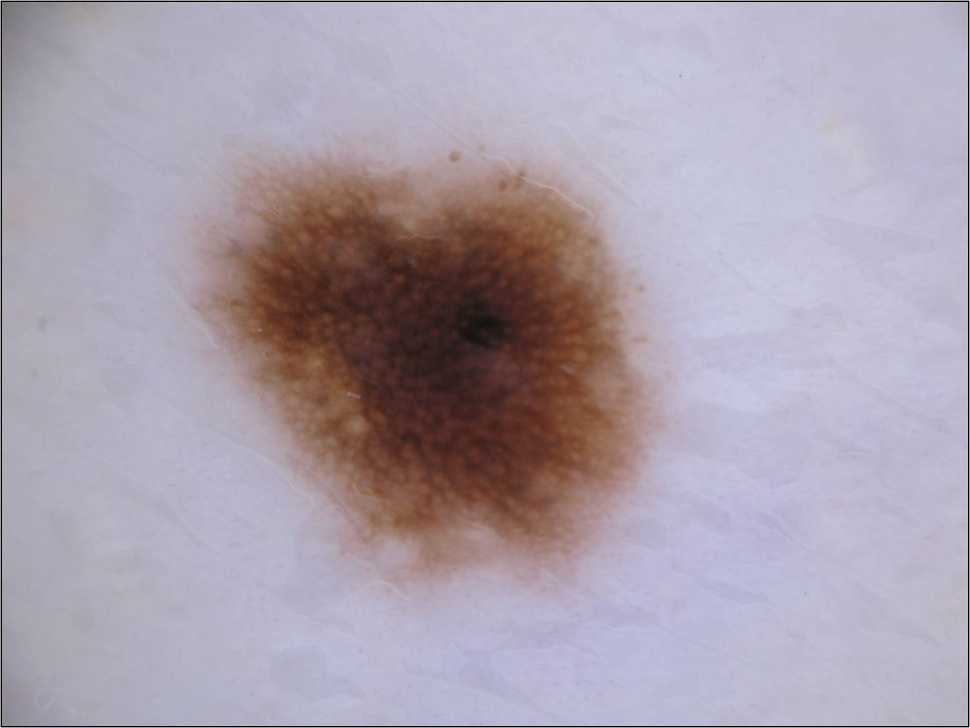
#> input picture Image - Télécom Paris/Learning for images/Lab SVM/data/im/nevus.jpg, 970 x 728 px, shrunk from 1504 x 1129 before the run
$ jupyter execute --allow-errors TP-SVM-KHALES.ipynb   (shell and % lines are left out)
#> lines starting #> are read from the running program, lines starting #| are printed output that depends on the picture; after the words box and inside, x2 and y2 are one past the last pixel; in counts of white or black regions, pixels touching at a corner belong together
# Skin lesion classification

**Deadline**: Upload this notebook (rename it as 'TP-SVM-YOUR-SURNAME.ipynb') to Ecampus/Moodle before the deadline.
Complete the code where you see XXXXXXXXXXXXXXXXX (mandatory for everybody)

**Context**
A skin lesion is defined as a superficial growth or patch of the skin that is visually different and/or has a different texture than its surrounding area. Skin lesions, such as moles or birthmarks, can degenerate and become melanoma, one of the deadliest skin cancer. Its incidence has been increasing during the last decades, especially in the areas mostly populated by white people.

The most effective treatment is an early detection followed by surgical excision. This is why several approaches for melanoma detection have been proposed in the last years (non-invasive computer-aided diagnosis (CAD) ).

**Goal**
The goal of this practical session is to classify images of skin lesions as either benign or melanoma using machine learning algorithms. In order to do that, you will have at your disposal a set of 30 features already extracted from 600 dermoscopic images (both normal skin lesions and melanoma from the ISIC database - https://isic-archive.com/). These features characterize the Asymmetry, the Border irregularity, the Colour and the Dimension of the lesion (the so-called ABCD rule).

The features are:
- shape asimmetry (f0 and f1)
- difference in colors between center and periphery of the image (f2, f3, f4, f27, f28, f29)
- geometry (f5, f6, f7)
- other features related to eccentricity,entropy, mean, standard deviation and maximum value of each channel in RGB and HSV (f8,...,f24)
- asimmetry of color intensity (f25, f26)

Features are computed using *manually checked segmentations* and following *Ganster et al. 'Automated melanoma recognition', IEEE TMI, 2001* and *Zortea et al. 'Performance of a dermoscopy-based computer vision system for the diagnosis of pigmented skin lesions compared with visual evaluation by experienced dermatologists', Artificial Intelligence in Medicine, 2014*.

First load all necessary packages

[cell 1]
import os
import numpy as np
import pandas as pd
from skimage.io import imread
from time import time
import matplotlib.pyplot as plt
from mpl_toolkits.axes_grid1 import AxesGrid
from sklearn.preprocessing import StandardScaler
from sklearn.metrics import classification_report
from sklearn.metrics import confusion_matrix
from sklearn.discriminant_analysis import LinearDiscriminantAnalysis
from sklearn.model_selection import train_test_split
from sklearn.model_selection import  cross_val_score
from sklearn.discriminant_analysis import QuadraticDiscriminantAnalysis
from sklearn.neighbors import KNeighborsClassifier
from sklearn.svm import SVC, LinearSVC
from sklearn.model_selection import GridSearchCV, KFold, cross_validate
from sklearn.linear_model import Perceptron
from sklearn.decomposition import PCA


import warnings
warnings.filterwarnings("ignore", category=DeprecationWarning)
warnings.simplefilter(action='ignore', category=FutureWarning)

from sklearn.exceptions import ConvergenceWarning
warnings.filterwarnings(action='ignore', category=ConvergenceWarning)

try:
  import google.colab
  IN_COLAB = True
  print('You are using Google Colab')
  !pip install googledrivedownloader
  from googledrivedownloader import download_file_from_google_drive
except:
  IN_COLAB = False

# Code from scikit-learn
import itertools
def plot_confusion_matrix(cm, classes,
                          normalize=False,
                          title='Confusion matrix',
                          cmap=plt.cm.Blues):
    """
    This function prints and plots the confusion matrix.
    Normalization can be applied by setting `normalize=True`.
    """
    if normalize:
        cm = cm.astype('float') / cm.sum(axis=1)[:, np.newaxis]
        print("Normalized confusion matrix")
    else:
        print('Confusion matrix, without normalization')

    print(cm)

    plt.imshow(cm, interpolation='nearest', cmap=cmap)
    plt.title(title)
    plt.colorbar()
    tick_marks = np.arange(len(classes))
    plt.xticks(tick_marks, classes, rotation=45)
    plt.yticks(tick_marks, classes)

    fmt = '.2f' if normalize else 'd'
    thresh = cm.max() / 2.
    for i, j in itertools.product(range(cm.shape[0]), range(cm.shape[1])):
        plt.text(j, i, format(cm[i, j], fmt),
                 horizontalalignment="center",
                 color="black" if cm[i, j] > thresh else "black")

    plt.ylabel('True label')
    plt.xlabel('Predicted label')
    plt.tight_layout()


from sklearn.pipeline import make_pipeline

Then load the data from my Google Drive

[cell 2]
if IN_COLAB:
  download_file_from_google_drive(file_id='18hrQVGBCfW7SKTnzmWUONo8iowBsi1DL',
  dest_path='./data/features.csv')
#> (this line was passed over: googledrivedownloader is not available in this run)
  download_file_from_google_drive(file_id='1iQZdUiuK_FwZ7mik7LB3eN_H_IUc5l7b',
  dest_path='./data/im/nevus-seg.jpg')
#> (this line was passed over: googledrivedownloader is not available in this run)
  download_file_from_google_drive(file_id='1_TeYzLLDoKbPX4xXAOAM_mQiT2nLHgvp',
  dest_path='./data/im/nevus.jpg')
#> (this line was passed over: googledrivedownloader is not available in this run)
  download_file_from_google_drive(file_id='1B2Ol92mBcHN6ah3bpoucBbBbHkPMGC8D',
  dest_path='./data/im/melanoma-seg.jpg')
#> (this line was passed over: googledrivedownloader is not available in this run)
  download_file_from_google_drive(file_id='1yZ46UzGhwO7g5T8397JpewBl6UqgRo5J',
  dest_path='./data/im/melanoma.jpg')
#> (this line was passed over: googledrivedownloader is not available in this run)

Or from yout local computer. Please download the 'data' folder in the same folder as your notebook and do not modifiy it.

Then read the data

[cell 3]
## Read data
Working_directory="./data/"
df = pd.read_csv(Working_directory + 'features.csv') # reading data
#> (reads Image - Télécom Paris/Learning for images/Lab SVM/data/features.csv from the repository)
y = df['Malignant'].values # 1 for Melanoma and 0 for healthy
class_names = ["healthy","melanoma"]
X = df.iloc[:,3:33].values # Features
N,M=X.shape
print('Number of images: {0}; Number of features per image: {1}'.format(N,M))
print('Number of healthy nevus: {0}; Number of melanoma: {1}'.format(N-np.sum(y), np.sum(y)))

[cell 4]
## Plot two examples of nevus and melanoma
print('Two examples of healthy nevus and melanoma')
nevus = imread(Working_directory + 'im/nevus.jpg')
#> nevus is the input picture: shape (728, 970, 3); mean R, G, B 170.3, 160.2, 173.1
nevus_Segmentation = imread(Working_directory + 'im/nevus-seg.jpg')
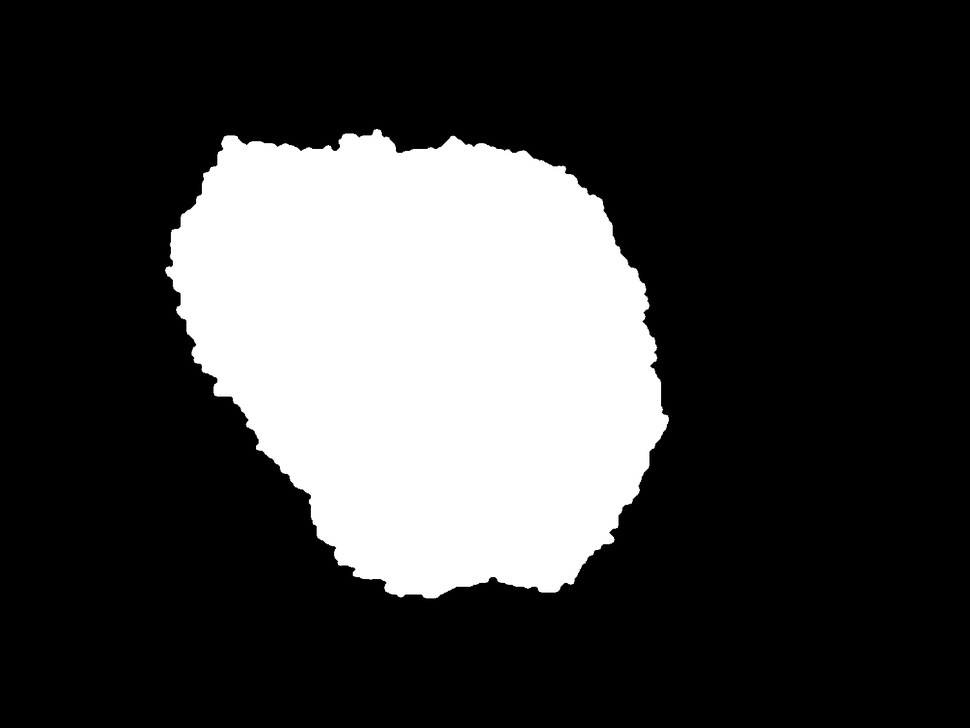
#> input picture Image - Télécom Paris/Learning for images/Lab SVM/data/im/nevus-seg.jpg, 970 x 728 px, shrunk from 1504 x 1129 before the run
#> nevus_Segmentation is the input picture: shape (728, 970); min 0, max 255, mean 62.4
nevus_Segmentation_boolean = (nevus_Segmentation/255).astype(np.uint8) # To get uint8 (integer numbers)
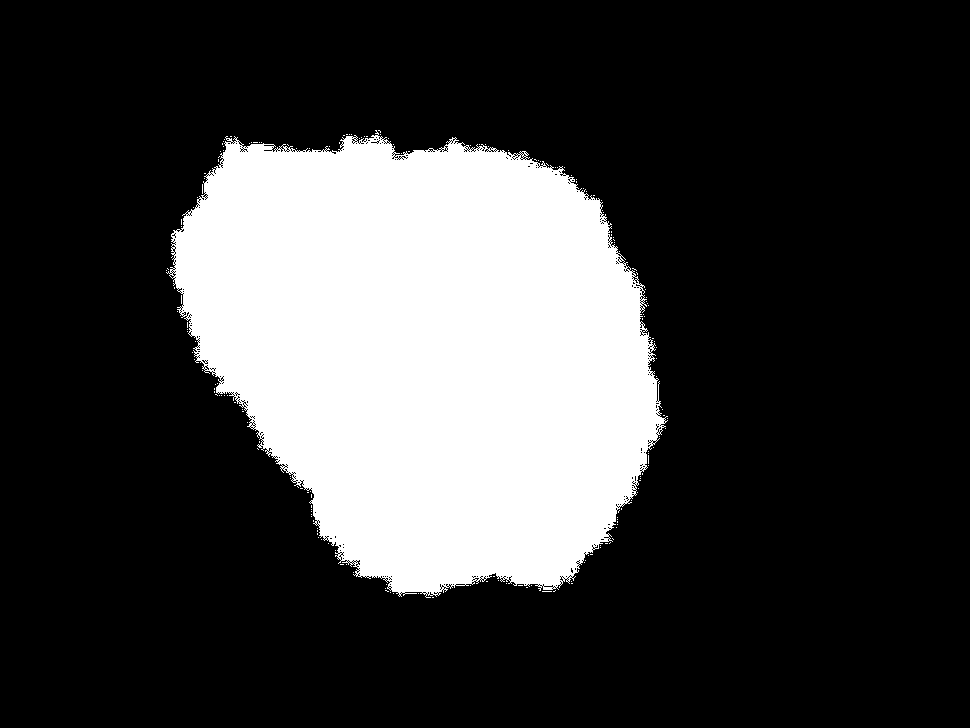
#> nevus_Segmentation_boolean: shape (728, 970); values 0 (black) and 1 (white), 23.7% white; 187 white regions (186 under 20 px), largest, box (x1, y1, x2, y2) and area: (166, 130, 668, 598) 167375
nevus_Segmentation_3D = np.expand_dims(nevus_Segmentation_boolean, axis=2) # To have a binary mask for the three channels (RGB)
nevus_mul_mask = (nevus_Segmentation_3D*nevus) # we apply the binary mask to all channels pixel-wise

fig = plt.figure(figsize=(12, 12)) # size of the figure
grid = AxesGrid(fig, 111,
                nrows_ncols = (1, 3),
                axes_pad = 0.5) # code to create subplots
grid[0].imshow(nevus)
grid[0].axis('off')
grid[0].set_title('Original image - nevus')
grid[1].imshow(nevus_Segmentation)
grid[1].axis('off')
grid[1].set_title("Segmentation mask - nevus")
grid[2].imshow(nevus_mul_mask)
grid[2].axis('off')
grid[2].set_title("Segmented nevus")

###

melanoma = imread(Working_directory + 'im/melanoma.jpg')
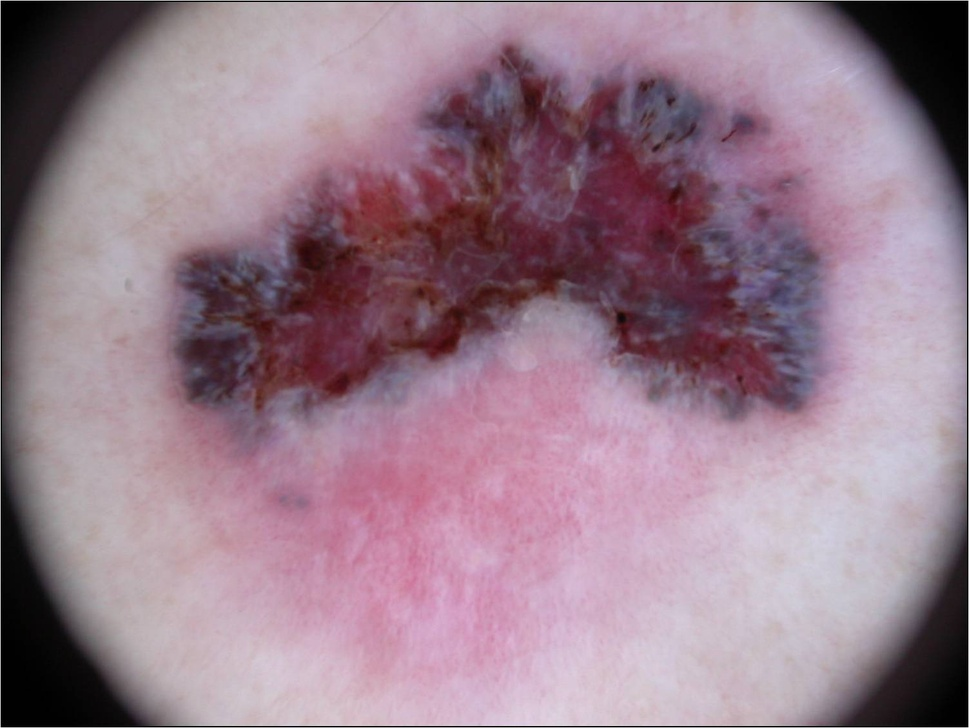
#> input picture Image - Télécom Paris/Learning for images/Lab SVM/data/im/melanoma.jpg, 969 x 728 px, shrunk from 1503 x 1129 before the run
#> melanoma is the input picture: shape (728, 969, 3); mean R, G, B 151.9, 125.2, 140.1
melanoma_Segmentation = imread(Working_directory + 'im/melanoma-seg.jpg')
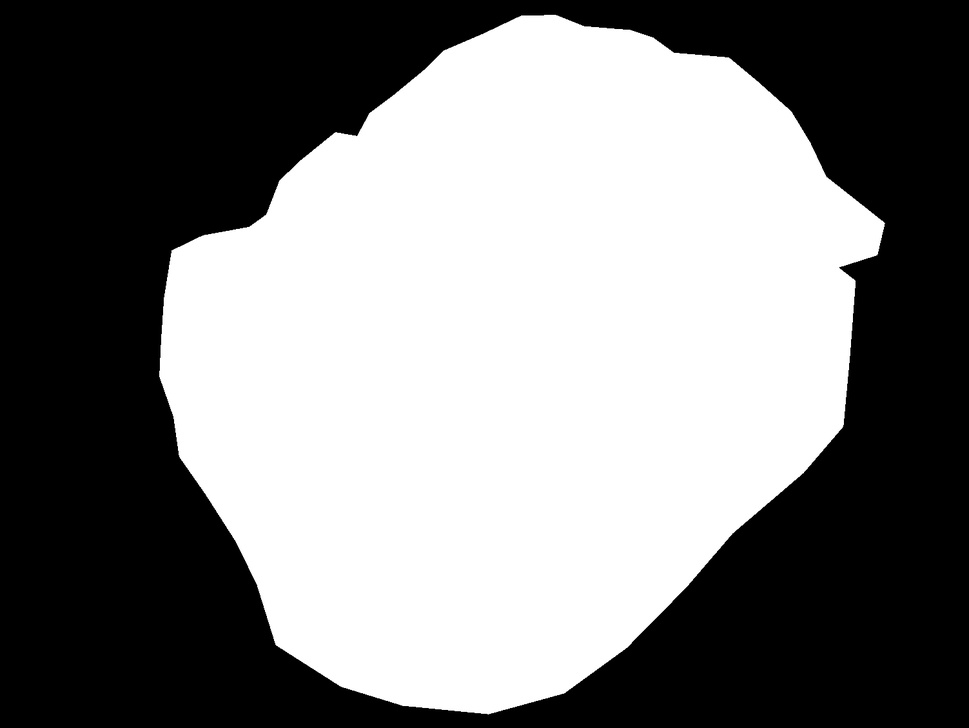
#> input picture Image - Télécom Paris/Learning for images/Lab SVM/data/im/melanoma-seg.jpg, 969 x 728 px, shrunk from 1503 x 1129 before the run
#> melanoma_Segmentation is the input picture: shape (728, 969); min 0, max 255, mean 126.9
melanoma_Segmentation_boolean = (melanoma_Segmentation/255).astype(np.uint8) # To get uint8 (integer numbers)
#> melanoma_Segmentation_boolean: shape (728, 969); values 0 (black) and 1 (white), 48.8% white; 202 white regions (201 under 20 px), largest, box (x1, y1, x2, y2) and area: (160, 15, 883, 711) 344270
melanoma_Segmentation_3D = np.expand_dims(melanoma_Segmentation_boolean, axis=2) # To have a binary mask for the three channels (RGB)
melanoma_mul_mask = (melanoma_Segmentation_3D*melanoma) # we apply the binary mask to all channels pixel-wise
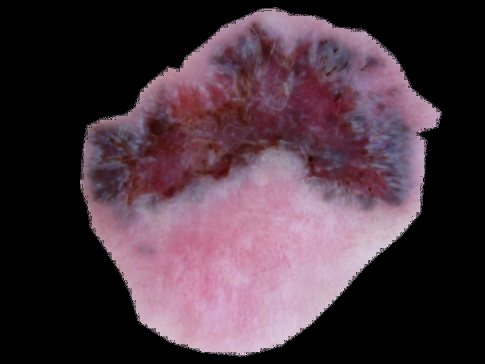
#> melanoma_mul_mask: shape (728, 969, 3) (shown at 1/2 size); mean of channels 0, 1, 2 73.3, 53.4, 63.7; drawn as R, G, B

fig = plt.figure(figsize=(12, 12)) # size of the figure
grid = AxesGrid(fig, 111,
                nrows_ncols = (1, 3),
                axes_pad = 0.5) # code to create subplots
grid[0].imshow(melanoma)
grid[0].axis('off')
grid[0].set_title('Original image - melanoma')
grid[1].imshow(melanoma_Segmentation)
grid[1].axis('off')
grid[1].set_title("Segmentation mask - melanoma")
grid[2].imshow(melanoma_mul_mask)
grid[2].axis('off')
grid[2].set_title("Segmented melanoma")

Now, as in the previous practical session you should shuffle the data randomly

[cell 5]
# Shuffle data randomly
inds=np.random.randint(0, len(X), len(X))
Xp=X[inds]
yp=y[inds]

We should now test the discriminative power of our features. Fist, let divide the entire data-set into training and test set using the `stratify` option. This will preserve the original proportion between nevus and melanoma also in the training and test set. You can check that from the plot.

[cell 6]
# Create training and test set
X_train, X_test, y_train, y_test = train_test_split(Xp, yp, test_size=0.3, random_state=42,stratify=yp)

fig, axs = plt.subplots(1, 3, sharey=True)
fig.suptitle('Proportion of samples from each class')
axs[0].hist(yp,weights=np.ones_like(yp)/len(yp))
axs[0].set_xlabel('Original data-set')
axs[1].hist(y_train,weights=np.ones_like(y_train)/len(y_train))
axs[1].set_xlabel('Training set')
axs[2].hist(y_test,weights=np.ones_like(y_test)/len(y_test))
axs[2].set_xlabel('Test set')
axs[0].set_ylabel('Proportion')

As we have already seen, it might be very important to scale the data such that each feature has, for instance, average equal to 0 and unit variance. Which is the right way of doing it when having a training and a test set in your opinion ? Should you use together both training and test set ? (For simplicity's sake, we will restrict here to scaling all features).

**ANSWER :** In my opinion, based on the fact that test set is supposed to be considered as new unknown data. We shoud fit the ``StandardScaler()`` on the training data and transform the training and testing data based on that.

[cell 7]
# Scale data (each feature will have average equal to 0 and unit variance)
scaler = StandardScaler()
scaler.fit(X_train)
X_train_scale = scaler.transform(X_train)
X_test_scale = scaler.transform(X_test)

Now, use two simple classification algorithms, for instance LDA and QDA, and look at the confusion matrices.

**Question**: Comment the results.

Both models have a very high true positive rate for class 0, while it has a true positive rate of 0.41-0.47 for class 1. Meaning that the model struggles at guessing the class 1.

[cell 8]
# Fitting LDA
print("Fitting LDA to training set")
t0 = time()
lda = LinearDiscriminantAnalysis()
lda.fit(X_train_scale, y_train)
y_pred = lda.predict(X_test_scale)
print(classification_report(y_test, y_pred))

# Compute confusion matrix
cnf_matrix = confusion_matrix(y_test, y_pred)

# Plot normalized confusion matrix
plt.figure()
plot_confusion_matrix(cnf_matrix, classes=class_names, normalize=True,
                      title='LDA Normalized confusion matrix')
plt.show()

# Fitting QDA
print("Fitting QDA to training set")
t0 = time()
qda = QuadraticDiscriminantAnalysis()
qda.fit(X_train_scale, y_train)
y_pred = qda.predict(X_test_scale)
print(classification_report(y_test, y_pred))

# Compute confusion matrix
cnf_matrix = confusion_matrix(y_test, y_pred)

# Plot normalized confusion matrix
plt.figure()
plot_confusion_matrix(cnf_matrix, classes=class_names, normalize=True,
                      title='QDA Normalized confusion matrix')
plt.show()

The results you obtained are based on a precise subdivision of your data into training and test. This can thus bias your results. Which technique could you use instead ? Test it  with LDA, QDA and K-NN.

**ANSWER:** We can use cross-validation technique to avoid biasing our results.

[cell 9]
# Cross-validation for Model Assessment
# Compute distances from the average configuration (features)
dist_average=np.zeros((N,M))
Xmean = np.mean(Xp,axis=0)
for i in range(N):
    landmark=Xp[i] # Reshape all landmarks as matrices
    dist_average[i]=np.linalg.norm(landmark-Xmean)

print('Number of subjects N is: ', dist_average.shape[0], ' ; number of features is: ',  dist_average.shape[1] )

# Fitting LDA
print("Fitting LDA")
t0 = time()
lda = LinearDiscriminantAnalysis()
lda_score = cross_val_score(lda,X=dist_average, y=np.ravel(yp),cv=5)
print("done in %0.3fs" % (time() - t0))
print(" Average and std CV score : {0} +- {1}".format(lda_score.mean(), lda_score.std() ))

# Fitting QDA
print("Fitting QDA")
t0 = time()
qda = QuadraticDiscriminantAnalysis()
qda_score = cross_val_score(qda, X=dist_average, y=np.ravel(yp),cv=5)
print("done in %0.3fs" % (time() - t0))
print(" Average and std CV score : {0} +- {1}".format(qda_score.mean(), qda_score.std() ))

# Fitting K-nearest neighbour
print("Fitting K-nearest neighbour")
t0 = time()
neigh = KNeighborsClassifier(n_neighbors=3)
neigh_score = cross_val_score(neigh, X=dist_average, y=np.ravel(yp),cv=5)
print("done in %0.3fs" % (time() - t0))
print(" Average and std CV score : {0} +- {1}".format(neigh_score.mean(), neigh_score.std() ))

---
When using K-NN, instead than fixing the number of nearest neighbours, we could also estimate the best value using Cross Validation.

**Question** Do it and plot the confusion matrix. Do you notice anything strange ? Why in your opinion do you have this kind of result ?

---

We get a very bad result for class 1. False negative rate of 0.76. This is because of the nature of the dataset, which is very unbiased. T

As seen just below, the proportions are :
- 485 elements from class 0.
- 115 elements from class 1.

[cell 10]
print(f"Number of elements from class 0 : {len(np.where(y==0)[0])}")
print(f"Number of elements from class 1 : {len(np.where(y==1)[0])}")

[cell 11]
# Looking for the best hyperparameters
neigh = make_pipeline(StandardScaler(), KNeighborsClassifier())
# when using the pipeline, you can print the parameters of the estimator using print(neigh.get_params().keys())`
print(neigh.get_params().keys())
p_grid_KNN = {'kneighborsclassifier__n_neighbors': [1,2,3,4,5,6,7,8,9,10]}
grid_KNN = GridSearchCV(estimator=neigh, param_grid=p_grid_KNN, scoring="accuracy", cv=5)
grid_KNN.fit(X_train, y_train)
print("Best training Score: {}".format(grid_KNN.best_score_))
print("Best training params: {}".format(grid_KNN.best_params_))
y_pred = grid_KNN.predict(X_test)
# Compute confusion matrix
cnf_matrix = confusion_matrix(y_test, y_pred)

# Plot normalized confusion matrix
plt.figure()
plot_confusion_matrix(cnf_matrix, classes=class_names, normalize=True,
                      title='Normalized confusion matrix')
plt.show()

In order to deal with this problem we have two possible solutions.

**First**: Please look at this webpage (https://scikit-learn.org/stable/modules/model_evaluation.html#scoring-parameter) and try MORE APPROPRIATE scoring functions than accuracy when looking for the best K value of K-NN (thus within the Cross Validation as before..).

[cell 12]
# Looking for the best hyperparameters
neigh = make_pipeline(StandardScaler(), KNeighborsClassifier())
# when using the pipeline, you can print the parameters of the estimator using print(neigh.get_params().keys())`
print(neigh.get_params().keys())
p_grid_KNN = {'kneighborsclassifier__n_neighbors': [1,2,3,4,5,6,7,8,9,10]}
grid_KNN = GridSearchCV(estimator=neigh, param_grid=p_grid_KNN, scoring="balanced_accuracy", cv=5)
grid_KNN.fit(X_train, y_train)
print("Best training Score: {}".format(grid_KNN.best_score_))
print("Best training params: {}".format(grid_KNN.best_params_))
y_pred = grid_KNN.predict(X_test)
# Compute confusion matrix
cnf_matrix = confusion_matrix(y_test, y_pred)

# Plot normalized confusion matrix
plt.figure()
plot_confusion_matrix(cnf_matrix, classes=class_names, normalize=True,
                      title='Normalized confusion matrix')
plt.show()
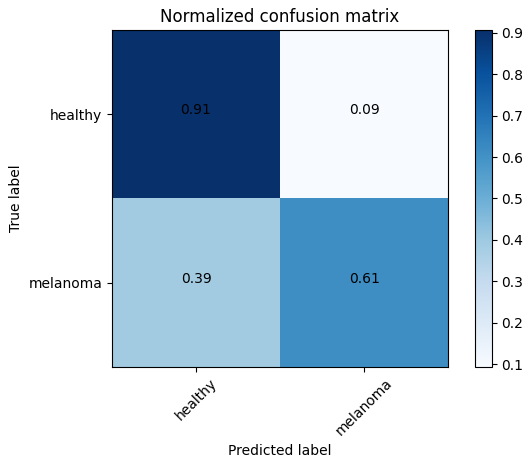
#> figure drawn by matplotlib, 2 panels
